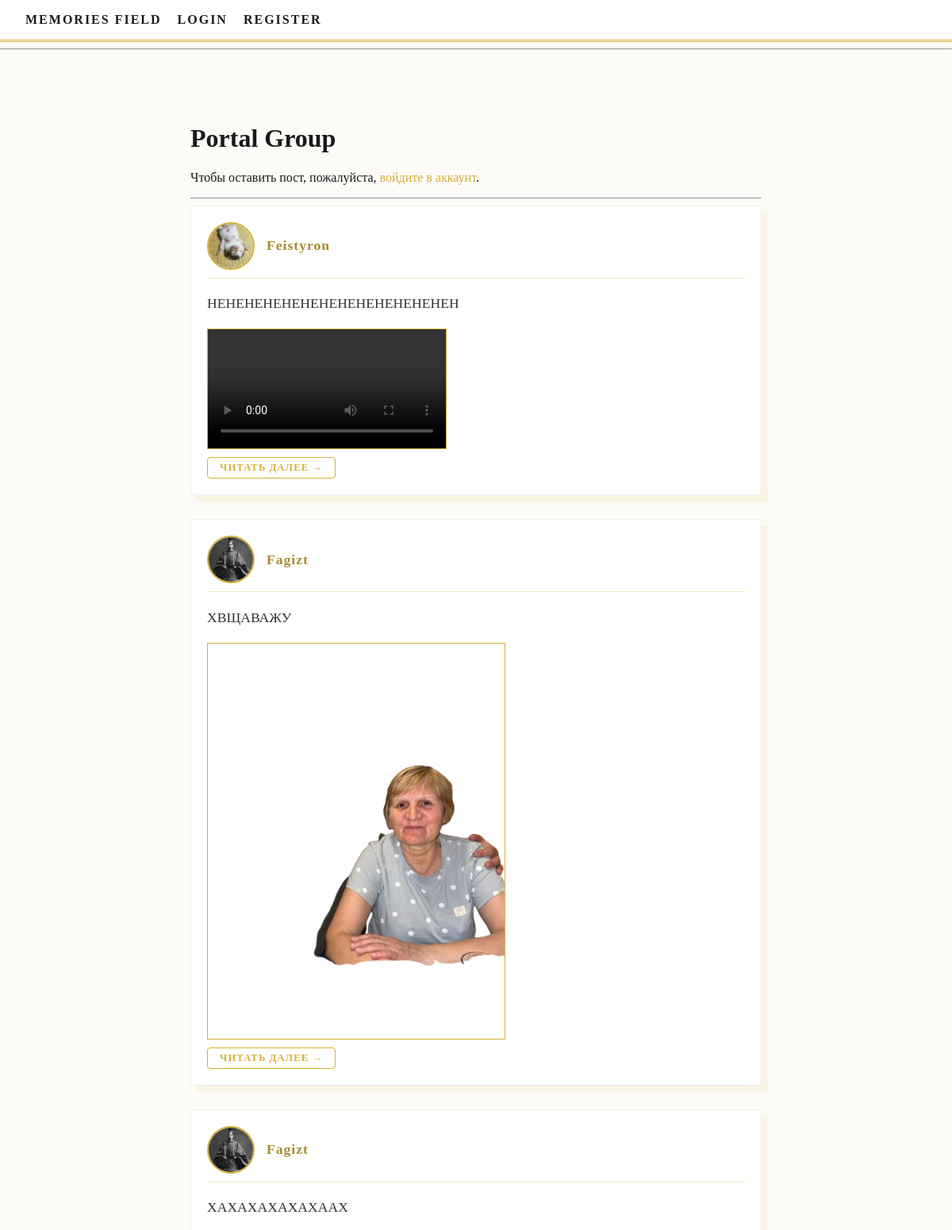
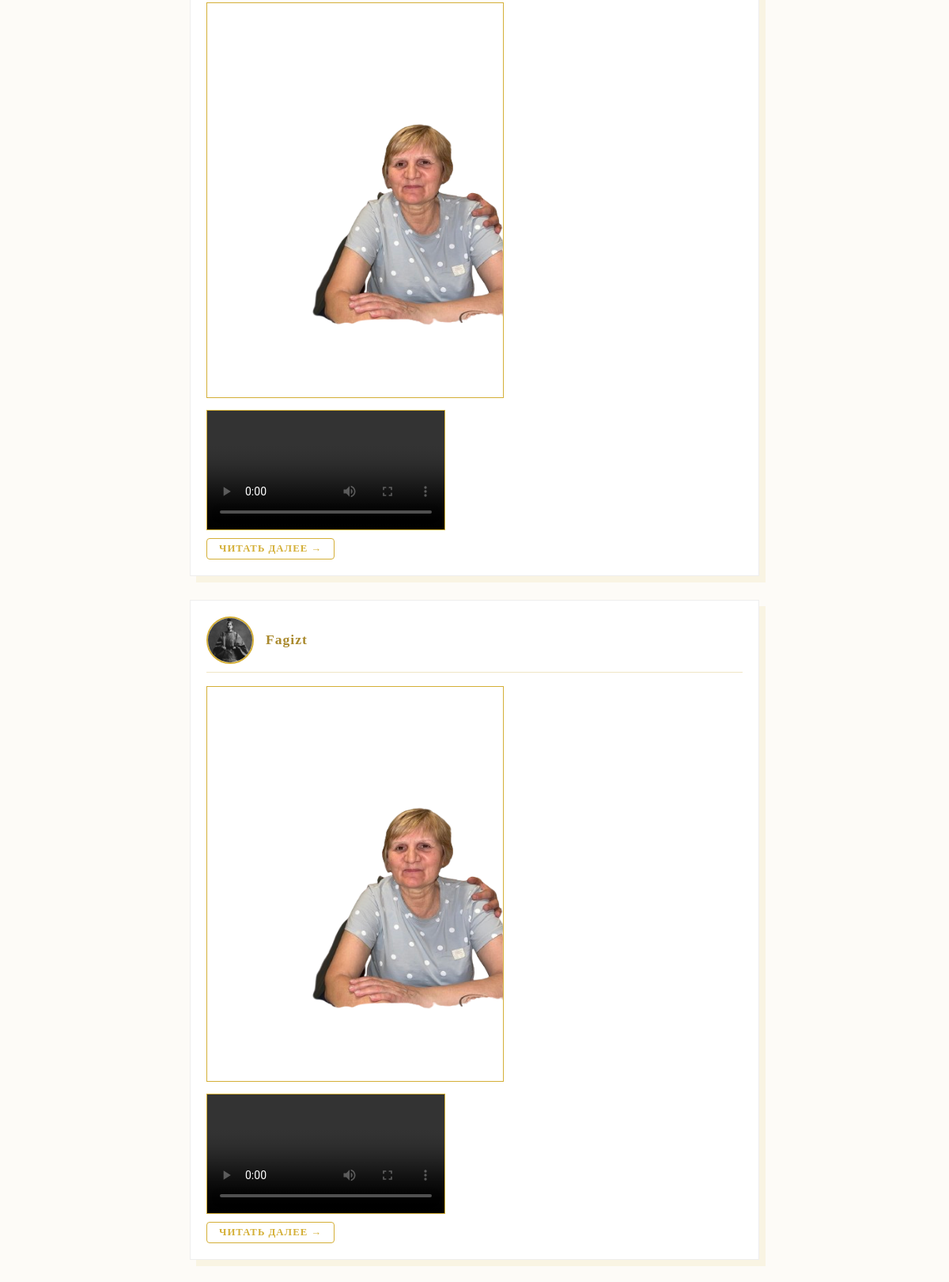
The page / on the database its author committed (2 pictures, top to bottom).
### apps/accounts/models.py (models this page shows, shortened)
class Post(models.Model):
    author = models.ForeignKey(User, on_delete=models.CASCADE)
    content = models.TextField(blank=True)
    image = models.ImageField(upload_to='post_images/', blank=True, null=True)
    video = models.FileField(upload_to='post_videos/', blank=True, null=True)
    created_at = models.DateTimeField(auto_now_add=True)
    class Meta:
        ordering = ['-created_at']

class Profile(models.Model):
    user = models.OneToOneField(User, on_delete=models.CASCADE)
    avatar = models.ImageField(upload_to='avatars/', null=True, blank=True)
    header_image = models.ImageField(upload_to='headers/', null=True, blank=True)

### apps/accounts/views.py (the view)
def home_view(request):
    posts = Post.objects.all()
    if request.method == 'POST':
        form = PostForm(request.POST, request.FILES)
        if form.is_valid():
            new_post = form.save(commit=False)
            new_post.author = request.user
            new_post.save()
            return redirect('home')
    else:
        form = PostForm()
    return render(request, 'home.html', {'posts': posts, 'form': form})

### templates/home.html (shortened to what this page needs)
{% extends "base.html" %}
{% block content %}
    <h1>Portal Group</h1>
    {% if user.is_authenticated %}
        <form method="POST" enctype="multipart/form-data" class="post-form">
            {% csrf_token %}
            <div class="gold-form-wrapper">
                {{ form.as_p }}
                <button type="submit">Отправить пост</button>
            </div>
        </form>
    {% else %}
        <div class="login-prompt">
            <p>Чтобы оставить пост, пожалуйста, <a href="{% url 'login' %}">войдите в аккаунт</a>.</p>
        </div>
    {% endif %}
    <hr>
    {% for post in posts %}
        <div class="post-card">
            <div class="post-header">
                <img src="{{ post.author.profile.avatar.url }}" class="mini-avatar">
                <strong>{{ post.author.username }}</strong>
            </div>
            <div class="post-content">
                <p>{{ post.content }}</p>
                {% if post.image %}
                    <img src="{{ post.image.url }}" class="post-img">
                {% endif %}
                {% if post.video %}
                    <video controls class="post-video">
                        <source src="{{ post.video.url }}" type="video/mp4">
                    </video>
                {% endif %}
                <a href="{% url 'post_detail' post.pk %}" class="gold-button-link">Читать далее →</a>
            </div>
        </div>
    {% endfor %}
{% endblock %}

### templates/base.html (shortened to what this page needs)
{% load static %}
<!DOCTYPE html>
<html lang="uk">
<head>
    <link rel="stylesheet" href="{% static 'css/main.css' %}">
</head>
<body>
    <nav>
        <a href="/">Memories Field</a>
        {% if user.is_authenticated %}
            <span>Helo, {{user.username}}</span>
            <a href="{% url 'profile_self' %}">Profile</a>
            <form method="post" action="{% url 'logout' %}" style="display:inline">
                {% csrf_token %}
                <button type="submit">Exit</button>
            </form>
        {% else %}
            <a href="{% url 'login' %}">Login</a>
            <a href="{% url 'signup' %}">Register</a>
        {% endif %}
    </nav>
    <hr>
    <main>
        {% block content %}
        {% endblock %}
    </main>
</body>
</html>

### static/css/main.css (style rules this page uses)
:root { --bg-light: #fdfbf7; --card-bg: #ffffff; --accent-gold: #d4af37; --gold-dark: #aa8a2e; --text-dark: #1a1a1a; --text-muted: #7a6a40; --border-gold: 1px solid #d4af37; }
* { box-sizing: border-box; }
body { background-color: var(--bg-light); color: var(--text-dark); font-family: 'Georgia', 'Times New Roman', serif; margin: 0; }
nav { background-color: #fff; padding: 1rem 2rem; border-bottom: 3px double var(--accent-gold); display: flex; gap: 20px; align-items: center; }
nav a { color: var(--text-dark); text-decoration: none; text-transform: uppercase; letter-spacing: 2px; font-weight: bold; transition: 0.3s; }
main { padding: 2.5rem; max-width: 800px; margin: 2rem auto; }
.post-card { background-color: var(--card-bg); border: var(--border-gold); padding: 20px; margin-bottom: 30px; box-shadow: 8px 8px 0px rgba(212, 175, 55, 0.1); transition: transform 0.2s; }
.post-header { display: flex; align-items: center; margin-bottom: 15px; border-bottom: 1px solid #f0e6c5; padding-bottom: 10px; }
.mini-avatar { width: 60px; height: 60px; border-radius: 50%; object-fit: cover; border: 2px solid var(--accent-gold); margin-right: 15px; }
.post-header strong { color: var(--gold-dark); font-size: 1.1rem; letter-spacing: 1px; }
.post-content p { font-size: 1.1rem; line-height: 1.6; color: #333; }
.post-img, .post-video { max-width: 100%; max-height: 500px; border: var(--border-gold); margin-top: 15px; display: block; }
.post-card { transition: all 0.3s ease; border: 1px solid #eee; }
a { color: var(--accent-gold); text-decoration: none; transition: all 0.3s ease; }
.gold-button-link { display: inline-block; margin-top: 10px; padding: 5px 15px; border: 1px solid var(--accent-gold); border-radius: 4px; font-weight: bold; text-transform: uppercase; font-size: 0.8rem; letter-spacing: 1px; }

### rows shown on the page
Post: author.profile.avatar (picture), author.username "Feistyron", content "НЕНЕНЕНЕНЕНЕНЕНЕНЕНЕНЕНЕНЕН"
Post: author.profile.avatar (picture), author.username "Fagizt", content "ХВЩАВАЖУ", image (picture)
Post: author.profile.avatar (picture), author.username "Fagizt", content "ХАХАХАХАХАХААХ", image (picture)
Post: author.profile.avatar (picture), author.username "Fagizt", image (picture)
